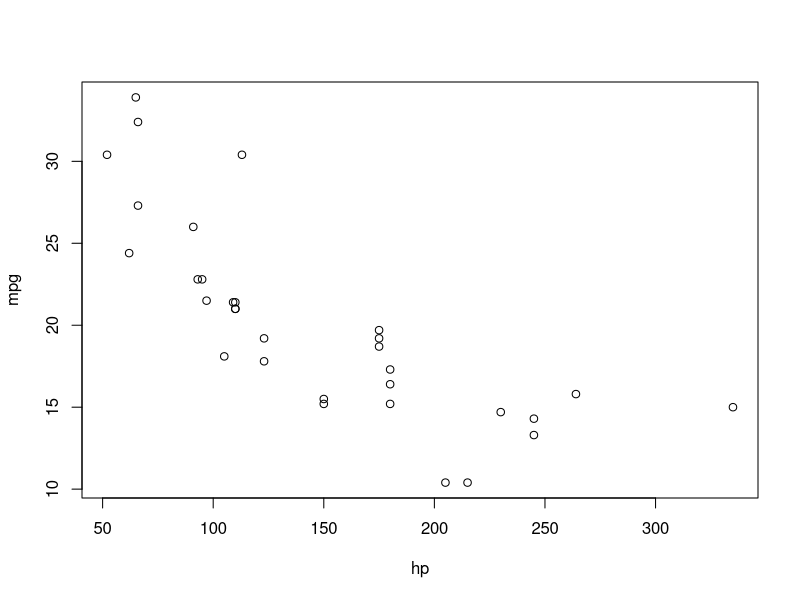
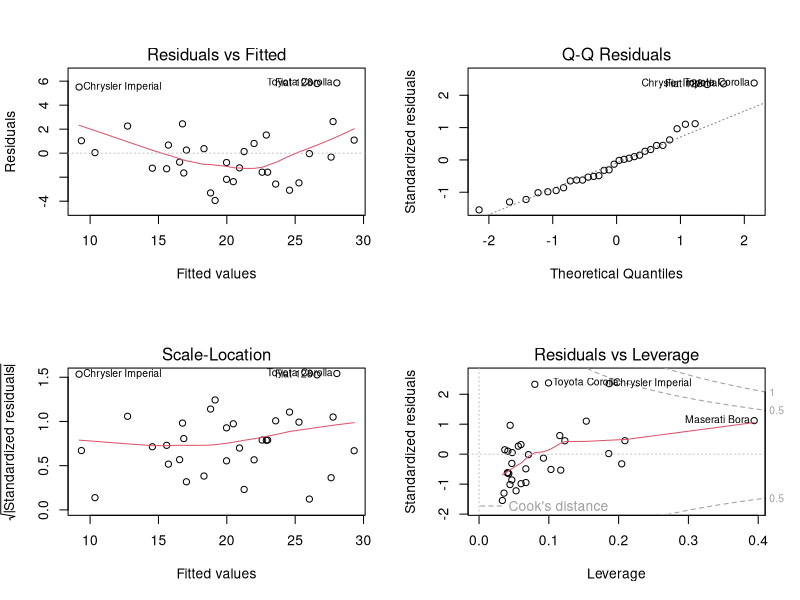

The R source for these figures, in order:
#Multiple regression
#taking specific columns from mtcars for prediction
#Objective :- The goal of the model is to establish the relationship btwn
#"mpg" as a response variable with "disp", "hp" and "wt" as predictor variables.
# Y varaible is mpg and remaining are X variables
# respensive variable which effect the milage(mpg) of car (correlation)

input <- mtcars[,c("mpg","disp","hp","wt")]
names(input)
cor(input)
attach(input)
plot(hp,mpg) #graph shows -ve correlation
model <- lm(mpg~disp+hp+wt, data = input)
summary(model)
# 
# Coefficients:
#            Estimate Std. Error t value Pr(>|t|)    
#(Intercept) 37.105505   2.110815  17.579  < 2e-16 ***
#disp     -0.000937   0.010350  -0.091  0.92851 >0.05 doesnot have significant impact, we can remove it
#hp       -0.031157   0.011436  -2.724  0.01097 *  <0.05 have significant impact
#wt       -3.800891   1.066191  -3.565  0.00133 ** <0.05 have significant impact


model2 <- lm(mpg~hp+wt, data = input) #removed disp
summary(model2)

#reading P vale
#1.12e-06 *** = 0.00000112 which is < 0.05

par(mfrow=c(2,2))
plot(model2)

y= 37.22727-0.03177*110-3.87783*3.435;y
# 
# in console type
# Hit <return> to see next plot
